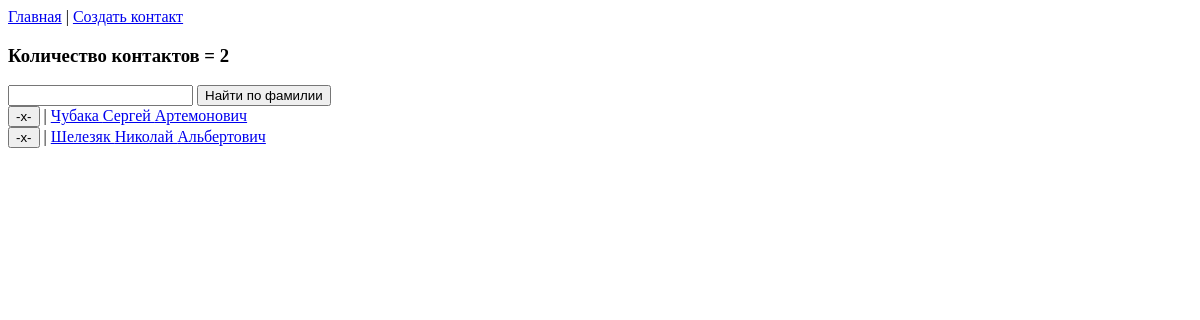
The page /contacts/ on the database as committed earlier.
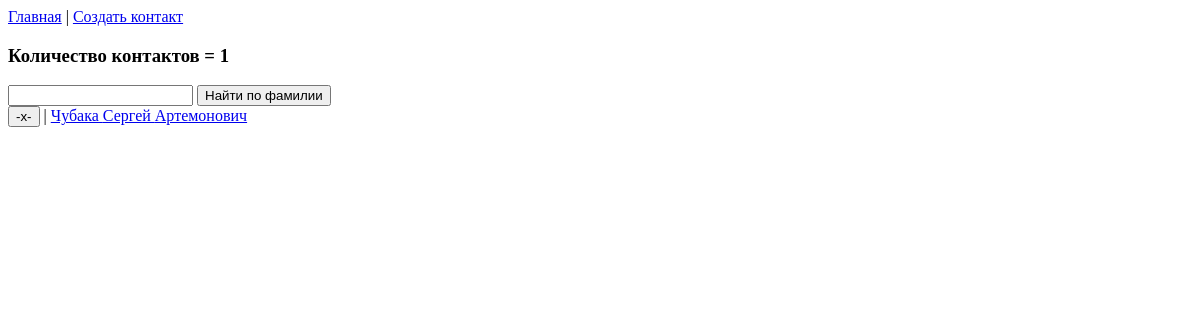
The same page on the database as committed later.
### TaskTreeApp/models.py (models this page shows)
class Contacts(models.Model):
    id = models.UUIDField(primary_key=True, default=uuid.uuid4, editable=False)
    last_name = models.CharField(max_length=100)
    first_name = models.CharField(max_length=100)
    second_name = models.CharField(max_length=100)

### TaskTreeApp/views.py (the view)
# urls.py: path('contacts/',PageContacts, name='contacts'),
def PageContacts(request):
    FindTitle = ''
    if request.method == 'POST':
        if request.POST.get('btn_find'):
            FindTitle = request.POST.get('FindTitle')
        id_del = request.POST.get('btn_del')
        if id_del:
            Contacts.objects.get(id=id_del).delete()
    contacts_lst = Contacts.objects.filter(last_name__icontains=FindTitle)
    count_contacts = contacts_lst.count()
    if count_contacts == 0:
        PageStr = 'Нет контактов, соответствующих поиску'
    elif count_contacts > 0:
        PageStr = f'Количество контактов = {count_contacts}'
    info_main = {'PageTitle': PageStr, 'contacts_lst': contacts_lst,
                 'count_contacts': count_contacts, 'FindTitle': FindTitle}
    return render(request, 'contacts.html', context=info_main)

### templates/contacts.html (shortened to what this page needs)
<!DOCTYPE html>
<html lang="en">
<head>
</head>
<body>
    <a href="/">Главная</a> <a>|</a>
    <a href="/addcontact/">Создать контакт</a>
    <h3> {{ PageTitle }} </h3>
    <form method="post">
        <input type="text" id="FindTitle" name="FindTitle" maxlength="50" value="{{ FindTitle }}">
        <button type="submit" name="btn_find" value="new_find">Найти по фамилии</button>
    </form>
    {% if count_contacts > 0 %}
        <form method="post">
        {% for contact in contacts_lst %}
            <div>
                <button type="submit" name="btn_del" value="{{contact.id}}">-x-</button><a> | </a>
                <a href="card_contact/{{ contact.id }}/">{{ contact.last_name }} {{ contact.first_name }} {{ contact.second_name }}</a>
            </div>
        {% endfor %}
        </form>
    {% endif %}
</body>
</html>

Rows that differ between the two databases and show on the page:
removed Contacts: last_name "Шелезяк", first_name "Николай", second_name "Альбертович"
Other text that changed with them:
{{ PageTitle }}: "Количество контактов = 2" → "Количество контактов = 1"
